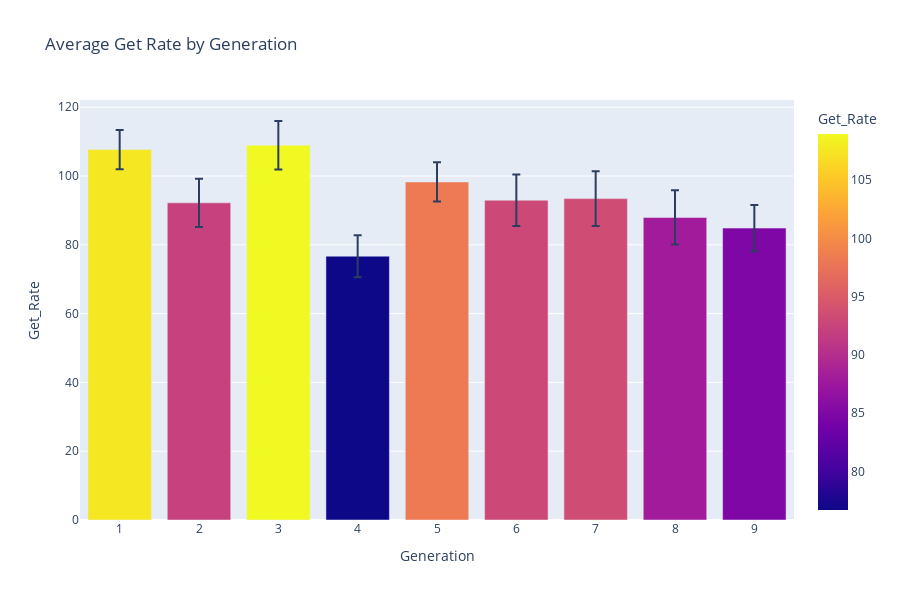

Notebook cell for this chart:
### Markdown cell above
Starting from Generation 5, we see a stable decreasing get rate.

### Code cell
# mean of total by generation
pokemon_rate_mean_by_gen = pokemon_get_rate.groupby("Generation")['Get_Rate'].mean().reset_index()
# standard error of total by generation, this is used to plot error bar
# SE = s / sqrt(n), s is standard deviation, n is sample size
pokemon_rate_se_by_gen = pokemon_get_rate.groupby('Generation')['Get_Rate'].agg(np.std) / np.sqrt(pokemon_get_rate.groupby('Generation')['Get_Rate'].count())
px.bar(pokemon_rate_mean_by_gen, x = "Generation", y = "Get_Rate", error_y = pokemon_rate_se_by_gen, title = "Average Get Rate by Generation ",color='Get_Rate', height=600)

### Figure 1 — Plotly figure (JSON) as saved in the notebook; plotly's stock layout.template omitted (floating-point values rounded to 4 significant figures)
{"data": [{"alignmentgroup": "True", "error_y": {"array": [5.728, 7.032, 7.038, 6.108, 5.699, 7.471, 7.979, 7.884, 6.699]}, "hovertemplate": "Generation=%{x}<br>Get_Rate=%{marker.color}<extra></extra>", "legendgroup": "", "marker": {"color": [107.7, 92.19, 109.0, 76.7, 98.27, 92.97, 93.43, 87.94, 84.86], "coloraxis": "coloraxis"}, "name": "", "offsetgroup": "", "orientation": "v", "showlegend": false, "textposition": "auto", "type": "bar", "x": [1, 2, 3, 4, 5, 6, 7, 8, 9], "xaxis": "x", "y": [107.7, 92.19, 109.0, 76.7, 98.27, 92.97, 93.43, 87.94, 84.86], "yaxis": "y"}], "layout": {"barmode": "relative", "coloraxis": {"colorbar": {"title": {"text": "Get_Rate"}}, "colorscale": [[0, "#0d0887"], [0.1111, "#46039f"], [0.2222, "#7201a8"], [0.3333, "#9c179e"], [0.4444, "#bd3786"], [0.5556, "#d8576b"], [0.6667, "#ed7953"], [0.7778, "#fb9f3a"], [0.8889, "#fdca26"], [1, "#f0f921"]]}, "height": 600, "legend": {"tracegroupgap": 0}, "title": {"text": "Average Get Rate by Generation "}, "xaxis": {"anchor": "y", "domain": [0, 1], "title": {"text": "Generation"}}, "yaxis": {"anchor": "x", "domain": [0, 1], "title": {"text": "Get_Rate"}}}}
